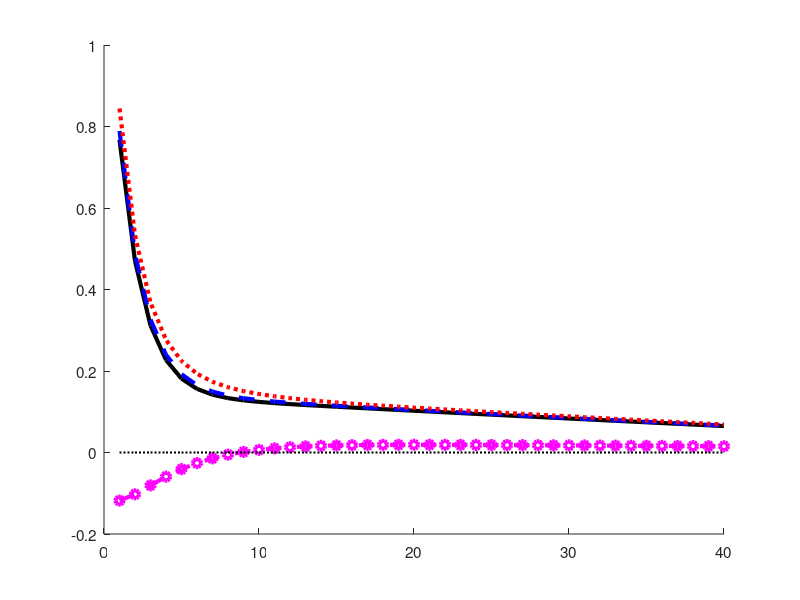

The MATLAB source for this figure: (Note: this script raises an error after producing the figure.)

clear all;
close all;
clc;
FigData=[];

x = load('dynare_Asymmetric00_IR_results.mat');
FigData = x.oo_.irfs.EXIMN_exid'*100;

x = load('dynare_Asymmetric20_IR_results.mat');
FigData(:,2) = x.oo_.irfs.EXIMN_exid'*100;

x = load('dynare_Asymmetric40_IR_results.mat');
FigData(:,3) = x.oo_.irfs.EXIMN_exid'*100;
FigData(:,4) = x.oo_.irfs.EXIMN_exic'*100;

T=1:1:40;
T=T';

lwidth = 3;
asize = 11;
fsize = 11;
pw = 8.5;
ph = 11;
lsize = 6;
ZeroLine = zeros(length(T),1);

%figure('Position',[20,20,750,900],'Name',...
figure('Position',[20,20,550*1,425*1],'Name',...
    '','Color','w')
set(gcf, 'PaperUnits', 'inches');
set(gcf, 'PaperSize', [pw ph]);
set(gcf, 'PaperOrientation', 'portrait')
set(0,'DefaultAxesFontSize', 40)
ZeroLine = zeros(length(T),1);


% EXIMN
plot(T,FigData(1:40,1),'-black','LineWidth',lwidth), hold on
plot(T,FigData(1:40,2),'--blue','LineWidth',lwidth), hold on
plot(T,FigData(1:40,3),':red','LineWidth',lwidth), hold on
plot(T,FigData(1:40,4),'--magenta','LineWidth',lwidth, 'marker','o'), hold on
plot(T,ZeroLine,':black','LineWidth',1.5)
%set(fylabel,'FontSize',fsize)
set(gca,'FontSize',asize)
set(gca, 'Box', 'Off');
xticks([0:10:40])
ytickformat('%,.1f')
ylim([-0.2,1]);xlim([0,40]);
yticks([-0.2:0.2:1]);
ylabel('Percent') 
legend('boxoff')
legend('Symmetric \xi_d shock','Asymmetric 20% \xi_d shock','Asymmetric 40% \xi_d shock','Asymmetric 40% \xi_c shock', 'Location','northeast','FontSize',11)
saveas(gcf,strcat('figA3.eps'),'epsc');
hold off
